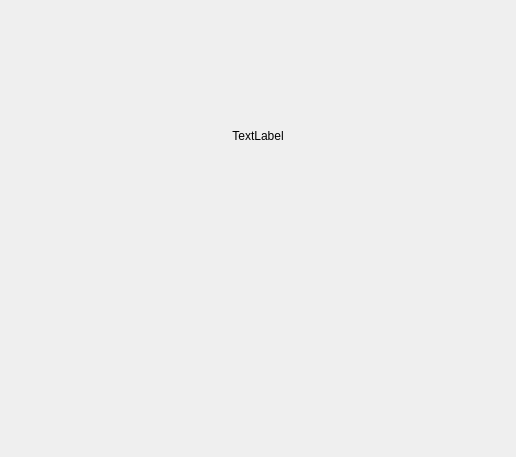
<?xml version="1.0" encoding="UTF-8"?>
<ui version="4.0">
 <class>Widget</class>
 <widget class="QWidget" name="Widget">
  <property name="geometry">
   <rect>
    <x>0</x>
    <y>0</y>
    <width>516</width>
    <height>457</height>
   </rect>
  </property>
  <property name="windowTitle">
   <string>Widget</string>
  </property>
  <layout class="QGridLayout" name="gridLayout">
   <item row="0" column="0">
    <layout class="QHBoxLayout" name="horizontalLayout">
     <item>
      <spacer name="horizontalSpacer">
       <property name="orientation">
        <enum>Qt::Horizontal</enum>
       </property>
       <property name="sizeHint" stdset="0">
        <size>
         <width>109</width>
         <height>17</height>
        </size>
       </property>
      </spacer>
     </item>
     <item>
      <widget class="QLabel" name="label">
       <property name="minimumSize">
        <size>
         <width>250</width>
         <height>250</height>
        </size>
       </property>
       <property name="layoutDirection">
        <enum>Qt::LeftToRight</enum>
       </property>
       <property name="text">
        <string>TextLabel</string>
       </property>
       <property name="alignment">
        <set>Qt::AlignCenter</set>
       </property>
      </widget>
     </item>
     <item>
      <spacer name="horizontalSpacer_2">
       <property name="orientation">
        <enum>Qt::Horizontal</enum>
       </property>
       <property name="sizeHint" stdset="0">
        <size>
         <width>109</width>
         <height>17</height>
        </size>
       </property>
      </spacer>
     </item>
    </layout>
   </item>
   <item row="1" column="0">
    <widget class="QLabel" name="labelMessage">
     <property name="font">
      <font>
       <family>Arial</family>
       <pointsize>11</pointsize>
      </font>
     </property>
     <property name="alignment">
      <set>Qt::AlignCenter</set>
     </property>
    </widget>
   </item>
  </layout>
 </widget>
 <layoutdefault spacing="6" margin="11"/>
 <resources/>
 <connections/>
</ui>
